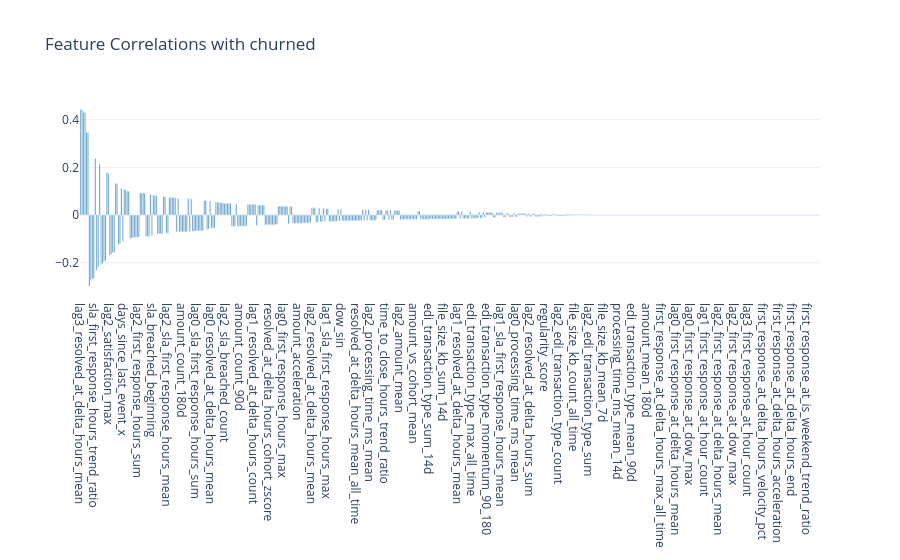

The code cell stored with this chart in its notebook:
### Markdown cell above
[//]: # (cr:doc name='5_5_feature_target_correlations' id=763d38a5)
## 5.5 Feature-Target Correlations

Features ranked by absolute correlation with the target variable.

**📖 Interpretation:**
- **Positive correlation**: Higher values = more likely retained
- **Negative correlation**: Higher values = more likely churned
- **|r| > 0.3**: Moderately predictive
- **|r| > 0.5**: Strongly predictive

### Code cell
# @cr:code name='analyze_interactions' id=81ec4d57
if findings.target_column and findings.target_column in df.columns:
    target = findings.target_column
    feature_cols = [
        name for name, col in findings.columns.items()
        if col.inferred_type in [ColumnType.NUMERIC_CONTINUOUS, ColumnType.NUMERIC_DISCRETE]
        and name != target
        and name not in TEMPORAL_METADATA_COLS
    ]

    if feature_cols:
        # Reuse corr_matrix from 5.2 (already includes target via ColumnType.TARGET)
        if corr_matrix is not None and target in corr_matrix.index:
            target_corr_matrix = corr_matrix
        else:
            target_corr_matrix = batched_corr_matrix(df, feature_cols + [target])

        correlations = [
            {"Feature": col, "Correlation": target_corr_matrix.loc[col, target]}
            for col in feature_cols
            if col in target_corr_matrix.index
        ]

        corr_df = native_pd.DataFrame(correlations).sort_values("Correlation", key=abs, ascending=False)

        fig = charts.bar_chart(
            corr_df["Feature"].tolist(),
            corr_df["Correlation"].tolist(),
            title=f"Feature Correlations with {target}"
        )
        display_figure(fig)
else:
    print("Target column not available for correlation analysis.")

### Figure 1 — Plotly figure (JSON) as saved in the notebook; plotly's stock layout.template omitted (floating-point values rounded to 4 significant figures; data arrays with more than 128 entries replaced by an {"elided": "..."} marker saying what was removed)
{"data": [{"marker": {"color": "#1f77b4"}, "type": "bar", "x": {"elided": "509 str values"}, "y": {"elided": "509 float values"}}], "layout": {"title": {"text": "Feature Correlations with churned"}, "xaxis": {"title": {}}, "yaxis": {"title": {}}}}
